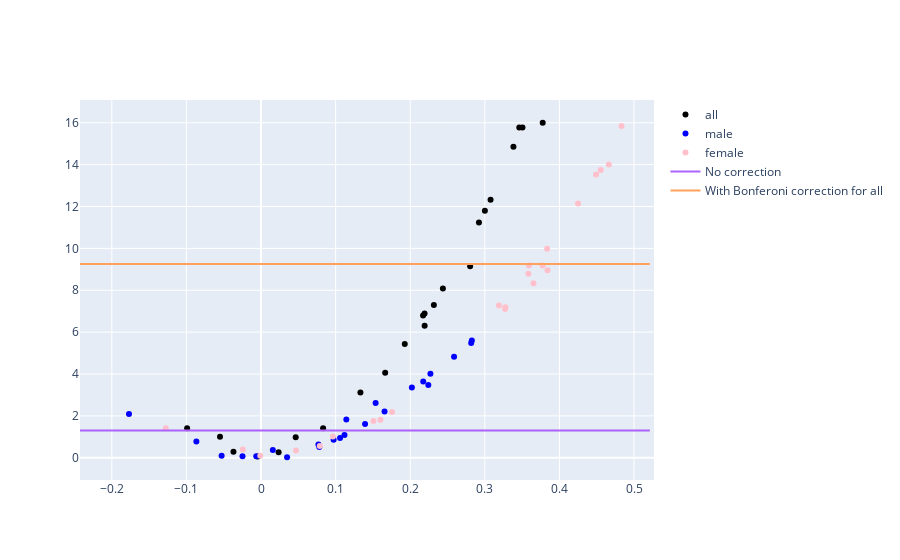

This figure's notebook cell:
### Code cell
fig = go.Figure()

hovertemplate = "Feature : %{customdata[0]}\
                    <br>p_value : %{customdata[1]:.3f}\
                    <br>Correlation : %{x:.3f}\
                    <br>Sample Size : %{customdata[2]}\
                    <br>Slope : %{customdata[3]:.3f}"
customdata = np.stack(
    [
        linear_regression.columns,
        linear_regression.loc[("all", "p_value")],
        linear_regression.loc[("all", "sample_size")],
        linear_regression.loc[("all", "slope")]
    ],
    axis=-1,
)

fig.add_scatter(x=linear_regression.loc[("all", "correlation")], 
                y=-np.log10((linear_regression.loc[("all", "p_value")] + 1e-16).to_list()),
                mode="markers",
                name="all",
                hovertemplate=hovertemplate,
                customdata=customdata,
                marker={"color":"Black"},
                )

for sex in ["male", "female"]:
    hovertemplate_sex = "Feature : %{customdata[0]}\
                        <br>p_value : %{customdata[1]:.3f}\
                        <br>Correlation : %{x:.3f}\
                        <br>Sample Size : %{customdata[2]}\
                        <br>Slope : %{customdata[3]:.3f}"
    customdata_sex = np.stack(
        [
            linear_regression.columns,
            linear_regression.loc[(sex, "p_value")],
            linear_regression.loc[(sex, "sample_size")],
            linear_regression.loc[(sex, "slope")]
        ],
        axis=-1,
    )

    fig.add_scatter(x=linear_regression.loc[(sex, "correlation")], 
                    y=-np.log10((linear_regression.loc[(sex, "p_value")] + 1e-16).to_list()),
                    mode="markers",
                    name=sex,
                    hovertemplate=hovertemplate_sex,
                    customdata=customdata_sex,
                    marker={"color":SEX_COLOR[sex]}
                    )

fig.add_scatter(
        x=[
            linear_regression.loc[("all", "correlation")].min() - linear_regression.loc[("all", "correlation")].std(),
            linear_regression.loc[("all", "correlation")].max() + linear_regression.loc[("all", "correlation")].std(),
        ],
        y=[-np.log10(0.05), -np.log10(0.05)],
        name="No correction",
        mode="lines",
        marker={"size":0.1}
)
fig.add_scatter(
        x=[
            linear_regression.loc[("all", "correlation")].min() - linear_regression.loc[("all", "correlation")].std(),
            linear_regression.loc[("all", "correlation")].max() + linear_regression.loc[("all", "correlation")].std(),
        ],
        y=[-np.log(0.05 / linear_regression.loc[("all", "sample_size")][0]), -np.log(0.05 / linear_regression.loc[("all", "sample_size")][0])],
        name="With Bonferoni correction for all",
        mode="lines",
        marker={"size":0.1}
    )

fig.show()

### Figure 1 — Plotly figure (JSON) as saved in the notebook; plotly's stock layout.template omitted (floating-point values rounded to 4 significant figures)
{"data": [{"customdata": [["Minimum carotid IMT (intima-medial thickness) at 120 degrees ", 1.599e-12, 523, 5.172], ["Mean carotid IMT (intima-medial thickness) at 120 degrees ", 1.299e-15, 523, 6.201], ["Maximum carotid IMT (intima-medial thickness) at 120 degrees ", 4.72e-13, 523, 7.036], ["Minimum carotid IMT (intima-medial thickness) at 150 degrees ", 6.92e-17, 523, 6.011], ["Mean carotid IMT (intima-medial thickness) at 150 degrees ", 7.631e-20, 523, 6.9], ["Maximum carotid IMT (intima-medial thickness) at 150 degrees ", 6.939e-17, 523, 7.684], ["Minimum carotid IMT (intima-medial thickness) at 210 degrees ", 5.017e-08, 523, 4.398], ["Mean carotid IMT (intima-medial thickness) at 210 degrees ", 8.347e-09, 523, 5.186], ["Maximum carotid IMT (intima-medial thickness) at 210 degrees ", 4.986e-07, 523, 5.805], ["Minimum carotid IMT (intima-medial thickness) at 240 degrees ", 1.287e-07, 523, 4.265], ["Mean carotid IMT (intima-medial thickness) at 240 degrees ", 1.607e-07, 523, 4.61], ["Maximum carotid IMT (intima-medial thickness) at 240 degrees ", 3.642e-06, 523, 4.953], ["Pulse rate", 0.8712, 523, 0.01054], ["Pulse wave reflection index", 0.5215, 523, -0.04822], ["Pulse wave peak to peak time", 0.0989, 523, -0.6388], ["Position of the pulse wave peak", 8.661e-05, 523, 0.1101], ["Position of pulse wave notch", 0.5376, 523, 0.02182], ["Position of the shoulder on the pulse waveform", 0.0007732, 523, 0.09988], ["Absence of notch position in the pulse waveform", 7.138e-10, 523, 0.01514], ["Pulse wave Arterial Stiffness index", 0.1033, 523, 0.02659], ["Diastolic blood pressure", 0.03912, 523, -0.1165], ["Pulse rate.0", 0.03877, 523, 0.1289], ["Systolic blood pressure", 5.813e-12, 523, 0.6916]], "hovertemplate": "Feature : %{customdata[0]}                    <br>p_value : %{customdata[1]:.3f}                    <br>Correlation : %{x:.3f}                    <br>Sample Size : %{customdata[2]}                    <br>Slope : %{customdata[3]:.3f}", "marker": {"color": "Black"}, "mode": "markers", "name": "all", "type": "scatter", "x": [0.3001, 0.3383, 0.3077, 0.3462, 0.3776, 0.3504, 0.2317, 0.2438, 0.2193, 0.2192, 0.2172, 0.1927, -0.004505, -0.03698, -0.05502, 0.1664, 0.02354, 0.1332, 0.2803, 0.04647, -0.09908, 0.0832, 0.2921], "y": [11.8, 14.85, 12.33, 15.77, 16.0, 15.77, 7.3, 8.078, 6.302, 6.89, 6.794, 5.439, 0.05987, 0.2827, 1.005, 4.062, 0.2695, 3.112, 9.146, 0.9858, 1.408, 1.411, 11.24]}, {"customdata": [["Minimum carotid IMT (intima-medial thickness) at 120 degrees ", 9.622e-05, 253, 4.489], ["Mean carotid IMT (intima-medial thickness) at 120 degrees ", 0.0002268, 253, 4.448], ["Maximum carotid IMT (intima-medial thickness) at 120 degrees ", 0.006135, 253, 4.119], ["Minimum carotid IMT (intima-medial thickness) at 150 degrees ", 1.5e-05, 253, 4.904], ["Mean carotid IMT (intima-medial thickness) at 150 degrees ", 2.533e-06, 253, 5.657], ["Maximum carotid IMT (intima-medial thickness) at 150 degrees ", 3.261e-06, 253, 6.699], ["Minimum carotid IMT (intima-medial thickness) at 210 degrees ", 0.02439, 253, 2.791], ["Mean carotid IMT (intima-medial thickness) at 210 degrees ", 0.08138, 253, 2.401], ["Maximum carotid IMT (intima-medial thickness) at 210 degrees ", 0.3063, 253, 1.812], ["Minimum carotid IMT (intima-medial thickness) at 240 degrees ", 0.1126, 253, 2.043], ["Mean carotid IMT (intima-medial thickness) at 240 degrees ", 0.1361, 253, 2.037], ["Maximum carotid IMT (intima-medial thickness) at 240 degrees ", 0.2348, 253, 1.966], ["Pulse rate", 0.8047, 253, -0.02404], ["Pulse wave reflection index", 0.1671, 253, -0.1292], ["Pulse wave peak to peak time", 0.944, 253, 0.03699], ["Position of the pulse wave peak", 0.002407, 253, 0.1117], ["Position of pulse wave notch", 0.8553, 253, 0.009479], ["Position of the shoulder on the pulse waveform", 0.0148, 253, 0.09286], ["Absence of notch position in the pulse waveform", 0.0003389, 253, 0.01183], ["Pulse wave Arterial Stiffness index", 0.8473, 253, 0.004445], ["Diastolic blood pressure", 0.008218, 253, -0.2143], ["Pulse rate.0", 0.4283, 253, 0.07481], ["Systolic blood pressure", 0.000445, 253, 0.4809]], "hovertemplate": "Feature : %{customdata[0]}                        <br>p_value : %{customdata[1]:.3f}                        <br>Correlation : %{x:.3f}                        <br>Sample Size : %{customdata[2]}                        <br>Slope : %{customdata[3]:.3f}", "marker": {"color": "Blue"}, "mode": "markers", "name": "male", "type": "scatter", "x": [0.227, 0.2174, 0.1656, 0.2587, 0.2826, 0.2817, 0.1394, 0.1119, 0.07808, 0.1059, 0.09726, 0.07692, -0.05287, -0.08671, 0.03491, 0.1536, -0.02485, 0.1143, 0.2242, -0.006381, -0.177, 0.01581, 0.2022], "y": [4.017, 3.644, 2.212, 4.824, 5.596, 5.487, 1.613, 1.089, 0.5139, 0.9483, 0.8661, 0.6292, 0.09439, 0.7769, 0.02502, 2.619, 0.0679, 1.83, 3.47, 0.07199, 2.085, 0.3682, 3.352]}, {"customdata": [["Minimum carotid IMT (intima-medial thickness) at 120 degrees ", 1.115e-09, 270, 5.586], ["Mean carotid IMT (intima-medial thickness) at 120 degrees ", 9.79e-15, 270, 7.518], ["Maximum carotid IMT (intima-medial thickness) at 120 degrees ", 1.78e-14, 270, 9.245], ["Minimum carotid IMT (intima-medial thickness) at 150 degrees ", 2.984e-14, 270, 6.87], ["Mean carotid IMT (intima-medial thickness) at 150 degrees ", 4.161e-17, 270, 7.859], ["Maximum carotid IMT (intima-medial thickness) at 150 degrees ", 7.198e-13, 270, 8.348], ["Minimum carotid IMT (intima-medial thickness) at 210 degrees ", 5.379e-08, 270, 5.654], ["Mean carotid IMT (intima-medial thickness) at 210 degrees ", 1.048e-10, 270, 7.388], ["Maximum carotid IMT (intima-medial thickness) at 210 degrees ", 6.53e-10, 270, 8.918], ["Minimum carotid IMT (intima-medial thickness) at 240 degrees ", 6.572e-10, 270, 6.097], ["Mean carotid IMT (intima-medial thickness) at 240 degrees ", 1.618e-09, 270, 6.623], ["Maximum carotid IMT (intima-medial thickness) at 240 degrees ", 6.541e-08, 270, 7.196], ["Pulse rate", 0.4521, 270, 0.06516], ["Pulse wave reflection index", 0.8024, 270, -0.02793], ["Pulse wave peak to peak time", 0.03929, 270, -1.161], ["Position of the pulse wave peak", 0.006477, 270, 0.1148], ["Position of pulse wave notch", 0.2723, 270, 0.05181], ["Position of the shoulder on the pulse waveform", 0.01742, 270, 0.108], ["Absence of notch position in the pulse waveform", 7.802e-08, 270, 0.01924], ["Pulse wave Arterial Stiffness index", 0.09592, 270, 0.03709], ["Diastolic blood pressure", 0.4035, 270, -0.06307], ["Pulse rate.0", 0.0151, 270, 0.1994], ["Systolic blood pressure", 4.609e-09, 270, 0.8274]], "hovertemplate": "Feature : %{customdata[0]}                        <br>p_value : %{customdata[1]:.3f}                        <br>Correlation : %{x:.3f}                        <br>Sample Size : %{customdata[2]}                        <br>Slope : %{customdata[3]:.3f}", "marker": {"color": "Pink"}, "mode": "markers", "name": "female", "type": "scatter", "x": [0.384, 0.4662, 0.4554, 0.4492, 0.4833, 0.425, 0.3188, 0.3835, 0.3774, 0.3592, 0.3584, 0.3275, 0.04675, -0.0009927, -0.1277, 0.1755, 0.07873, 0.1507, 0.3272, 0.09638, -0.02444, 0.1601, 0.3653], "y": [8.953, 14.0, 13.75, 13.52, 15.85, 12.14, 7.269, 9.979, 9.185, 9.182, 8.791, 7.184, 0.3448, 0.09562, 1.406, 2.189, 0.565, 1.759, 7.108, 1.018, 0.3941, 1.821, 8.336]}, {"marker": {"size": 0.1}, "mode": "lines", "name": "No correction", "type": "scatter", "x": [-0.2427, 0.5212], "y": [1.301, 1.301]}, {"marker": {"size": 0.1}, "mode": "lines", "name": "With Bonferoni correction for all", "type": "scatter", "x": [-0.2427, 0.5212], "y": [9.255, 9.255]}], "layout": {}}
